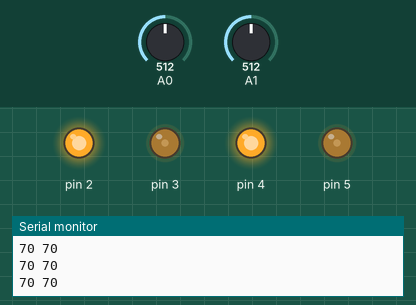
Simulated run of this program. Board: Arduino Nano, built with avr-gcc and run on an emulated ATmega328P. Shown: output pins drawn as LEDs (lit = HIGH), the last lines printed to the serial monitor. The test bench sets the inputs (shaded band); at power-on: A0 = 512, A1 = 512. At 10.0 s the program stops and its outputs stay as they are.

Above: at 1.2 s.
1.3 s: A0 set to 490
At 2.5 s:
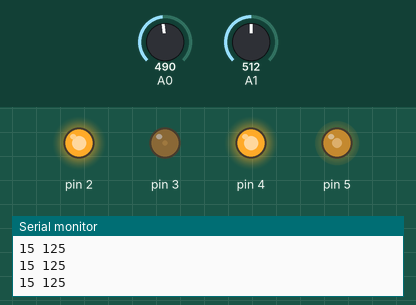
2.8 s: A1 set to 610
At 3.9 s:
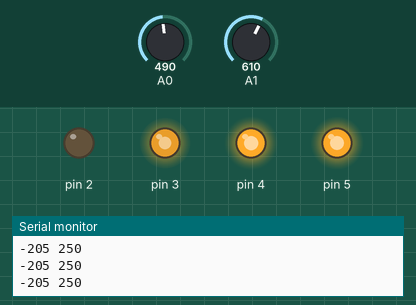
4.3 s: A0 set to 510
At 5.0 s:
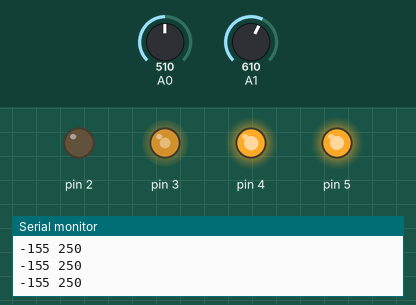
5.8 s: A1 set to 514
At 7.0 s:
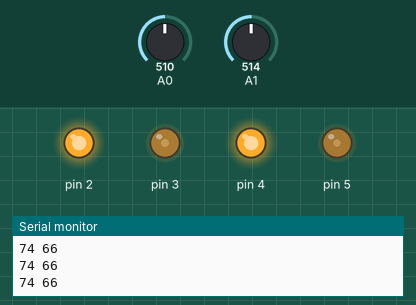
7.3 s: A1 set to 486
At 8.3 s:
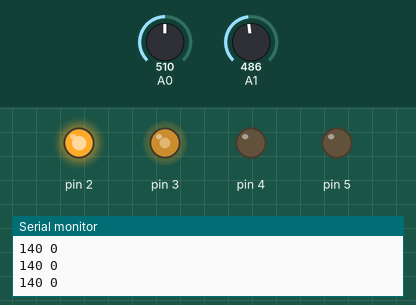
8.8 s: A0 set to 390
At 11.1 s:
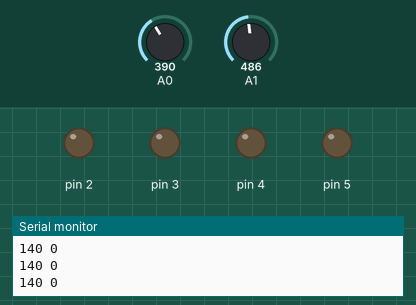
Timing chart, 0 to 11.5 s (numbered marks = the images above; inputs shaded):
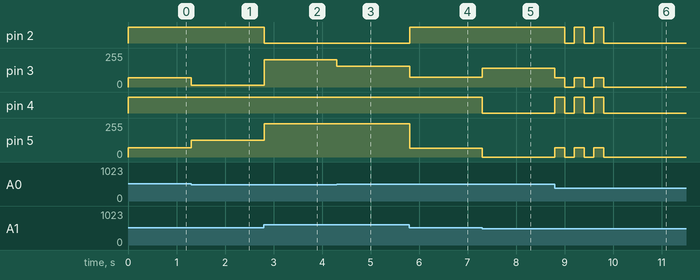

Measured:
- the behaviour switches between 504 and 503 on A1 (found by bisection; images 4 and 5)
- after the input at 1.3 s, pin 3: 70/255 → 15/255 at once; pin 5: 70/255 → 125/255 at once
- after the input at 2.8 s, pin 2: HIGH → LOW at once; pin 3: 15/255 → 205/255 at once; pin 5: 125/255 → 250/255 at once
- after the input at 4.3 s, pin 3: 205/255 → 155/255 at once
- after the input at 5.8 s, pin 2: LOW → HIGH at once; pin 3: 155/255 → 74/255 at once; pin 5: 250/255 → 66/255 at once
- after the input at 7.3 s, pin 3: 74/255 → 140/255 at once; pin 4: HIGH → LOW at once; pin 5: 66/255 → 0/255 at once
- after the input at 8.8 s, pin 2: alternates HIGH for 0.20 s and LOW for 0.20 s, 5 changes in all, then stays LOW, starting after 0.20 s; pin 3: alternates 70/255 for 0.20 s and 0/255 for 0.20 s, 6 changes in all, then stays 0/255, starting at once

The program:

main.cpp
```cpp
#include <Arduino.h>

float K = 0.5;
int averegespeed = 70;
int N = 0;
int minIRL = 400;
int maxIRL = 600;
int minIRR = 400;
int maxIRR = 600;

void setup()
{
  pinMode(2, OUTPUT);
  pinMode(3, OUTPUT);
  pinMode(4, OUTPUT);
  pinMode(5, OUTPUT);
  pinMode(A0, INPUT);
  pinMode(A1, INPUT);
  Serial.begin(9600);
}

void console(int x, int y)
{
  Serial.print(x);
  Serial.print(" ");
  Serial.println(y);
}

void go(int r, int l)
{
  digitalWrite(2, r > 0 ? 1 : 0);
  digitalWrite(4, l > 0 ? 1 : 0);
  analogWrite(3, abs(r));
  analogWrite(5, abs(l));
}

void norm(int& x, int& y)
{
  if (x < minIRL)  {    minIRL = x;  };
  if (x > maxIRL)  {    maxIRL = x;  };
  if (y < minIRR)  {    minIRR = y;  };
  if (y > maxIRR)  {    maxIRR = y;  };
 x=map(x,minIRL,maxIRL,0,1000);
  y=map(y,minIRR,maxIRR,0,1000);
}

void preg()
{
  int d1 = analogRead(A0);
  int d2 = analogRead(A1);
  norm(d1, d2);
  int E = d1 - d2;
  float corE = E * K;

  int R = averegespeed + corE;
  R = constrain(R, -250, 250);
  int L = averegespeed - corE;
  L = constrain(L, -250, 250);
  go(R, L);
  console(R, L);
}

void loop()
{
  if (analogRead(A0) < 500 && analogRead(A1) < 500)
  {
    go(averegespeed, averegespeed);
    delay(200);
    go(0, 0);
    delay(200);
    N = N + 1;
    if (N == 3)
    {
      go(0, 0);
      while (1)
        ;
    }
  }
  else
  {
    preg();
  };

  // go(200,-200);
  // preg();
}
```
